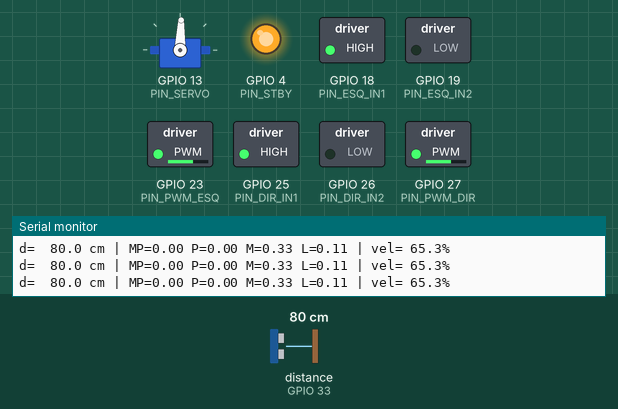
Bench run of a sketch on a simulated ESP32. Parts: servo, switched loads named in the sketch (green lamp = pin HIGH), output pins drawn as LEDs (lit = HIGH), the last lines printed to the serial monitor. Wiring (inferred from the names in the program): ultrasonic range finder: trigger GPIO 5; echo GPIO 33. The inputs (shaded band) are chosen by the test bench; at power-on: distance to the obstacle (sensor on GPIO 33) 80 cm. The echo pulse lasts 58.3 µs per cm; servo pulses on a pin are drawn as a servo (544–2400 µs = 0–180°); pins used as bus, display or sensor lines are not drawn.

Above: at 3.2 s.
3.3 s: distance to the obstacle (sensor on GPIO 33) set to 2 cm
At 6.1 s:
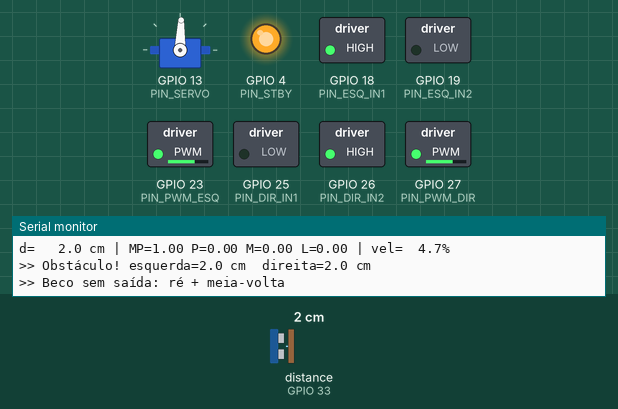
6.3 s: distance to the obstacle (sensor on GPIO 33) set to 35 cm
At 7.6 s:
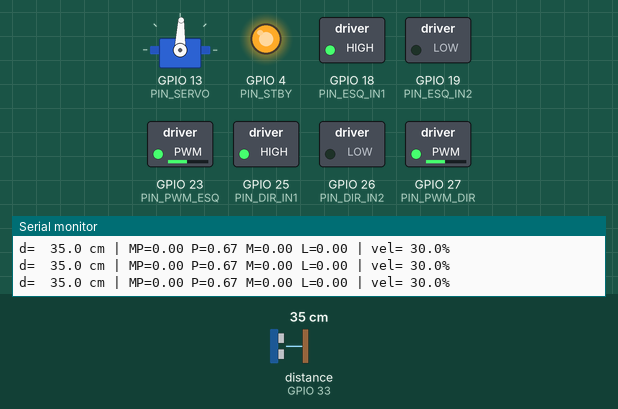
7.9 s: distance to the obstacle (sensor on GPIO 33) set to 22 cm
At 8.5 s:
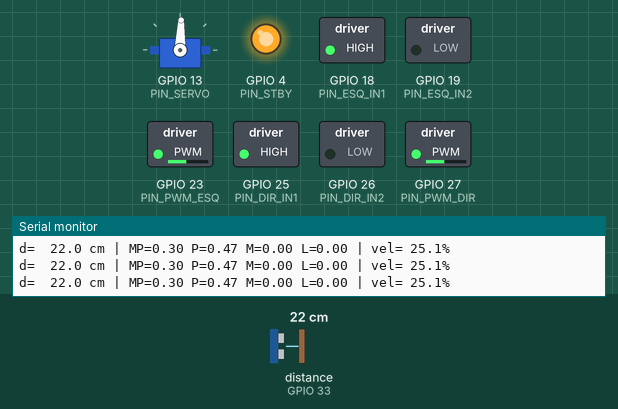
9.4 s: distance to the obstacle (sensor on GPIO 33) set to 18 cm
At 9.85 s:
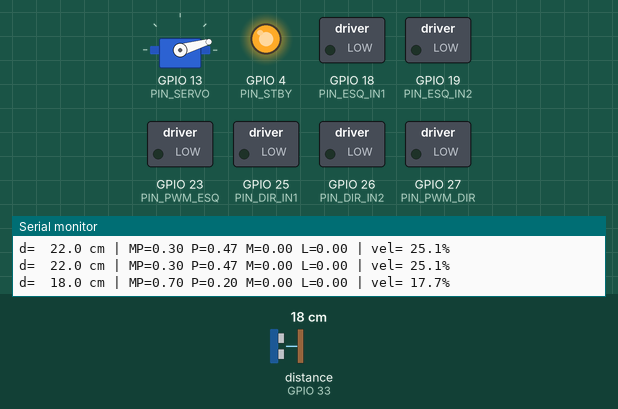
12.4 s: distance to the obstacle (sensor on GPIO 33) set to 4 cm
Timing chart, 0 to 16.4 s (numbered marks = the images above; inputs shaded):
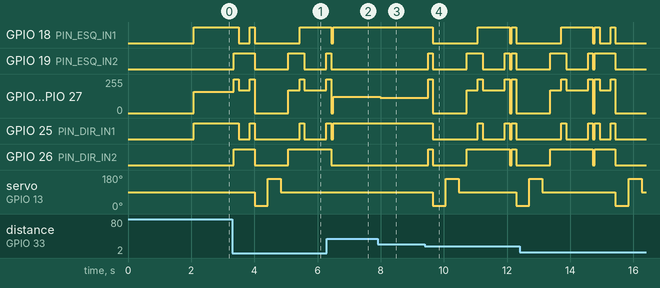

The sketch:

robo_sem_braco.ino
```cpp
/*
  ROBÔ DESVIADOR DE OBSTÁCULOS COM LÓGICA FUZZY
  Placa: ESP32 DevKit (Arduino-ESP32 core 3.x)
  Hardware: HC-SR04 sobre servo SG90, driver TB6612FNG, 2 motores TT
  Nenhuma biblioteca extra: o servo é controlado direto pelo PWM (LEDC) do ESP32

  Funcionamento (máquina de estados):
    AVANÇAR  -> lê a distância à frente; o controlador FUZZY define a velocidade
                (longe = rápido, perto = devagar, muito perto = parar).
    ESCANEAR -> quando a velocidade fuzzy cai abaixo do limiar, o robô freia
                e o servo olha para a direita e para a esquerda.
    DESVIAR  -> gira para o lado com mais espaço livre; se os dois lados
                estiverem bloqueados, dá ré e gira ~180°.

  Controlador fuzzy (tipo Mamdani):
    Entrada : distância frontal (cm)  -> MUITO_PERTO, PERTO, MEDIO, LONGE
    Saída   : velocidade (0-100 %)    -> PARAR, LENTA, MEDIA, RAPIDA
    Regras  : SE distância é MUITO_PERTO ENTÃO velocidade é PARAR
              SE distância é PERTO       ENTÃO velocidade é LENTA
              SE distância é MEDIO       ENTÃO velocidade é MEDIA
              SE distância é LONGE       ENTÃO velocidade é RAPIDA
    Inferência: min (implicação) / max (agregação)
    Defuzzificação: centroide
*/
// =================== PINOS (montagem conferida) ===================
// Direita/esquerda = do ponto de vista do ROBÔ (olhando para onde o sensor aponta)
// Sensor HC-SR04
const int PIN_TRIG  = 5;
const int PIN_ECHO  = 33;   // via divisor 1k / 2k
// Servo SG90
const int PIN_SERVO = 13;
// Driver TB6612FNG
const int PIN_STBY = 4;
// Canal A do driver = roda DIREITA
const int PIN_PWM_DIR = 27;  // PWMA
const int PIN_DIR_IN1 = 25;  // AIN1
const int PIN_DIR_IN2 = 26;  // AIN2
// Canal B do driver = roda ESQUERDA
const int PIN_PWM_ESQ = 23;  // PWMB
const int PIN_ESQ_IN1 = 18;  // BIN1
const int PIN_ESQ_IN2 = 19;  // BIN2

// =================== AJUSTES (calibrar no robô) ===================
const bool INVERTE_ESQ = false;   // true se a roda esquerda andar ao contrário
const bool INVERTE_DIR = false;

const int PWM_FREQ = 20000;
const int PWM_RES  = 8;
const int PWM_MIN  = 110;   // menor PWM que ainda faz o robô andar no chão
const int PWM_MAX  = 200;
const int PWM_GIRO = 170;

const int SERVO_CENTRO   = 90;
const int SERVO_DIREITA  = 20;
const int SERVO_ESQUERDA = 160;

const float VEL_LIMIAR     = 20.0;  // % : abaixo disso considera obstáculo
const float DIST_LIVRE     = 30.0;  // cm: lado com menos que isso está bloqueado
const float DIST_RE        = 12.0;  // cm: tão perto que precisa dar ré antes
const int   TEMPO_GIRO_90  = 350;   // ms para girar ~90° (calibrar!)
const int   TEMPO_RE       = 350;   // ms de ré

const bool DEBUG = true;

// =================== LÓGICA FUZZY ===================
struct Conjunto {
  const char* nome;
  float a, b, c, d;   // trapézio; triângulo quando b == c
};

// Entrada: distância (cm)
Conjunto entradaDist[] = {
  {"MUITO_PERTO",  0,   0,  15,  25},
  {"PERTO",       15,  30,  30,  45},
  {"MEDIO",       35,  60,  60,  90},
  {"LONGE",       75, 120, 500, 500},
};

// Saída: velocidade (%)
Conjunto saidaVel[] = {
  {"PARAR",   0,  0,   0,  15},
  {"LENTA",  10, 30,  30,  50},
  {"MEDIA",  40, 60,  60,  80},
  {"RAPIDA", 70, 90, 100, 100},
};

// Base de regras: entrada i -> saída regras[i]
const int regras[] = {0, 1, 2, 3};
const int N_REGRAS = 4;

// Grau de pertinência num trapézio (funciona também para ombros e triângulos)
float pertinencia(float x, const Conjunto& s) {
  if (x < s.a || x > s.d) return 0.0;
  if (x >= s.b && x <= s.c) return 1.0;
  if (x < s.b) return (x - s.a) / (s.b - s.a);
  return (s.d - x) / (s.d - s.c);
}

float graus[N_REGRAS];   // guardado para o debug

float fuzzyVelocidade(float dist) {
  // 1) Fuzzificação + ativação das regras
  for (int i = 0; i < N_REGRAS; i++) graus[i] = pertinencia(dist, entradaDist[i]);

  // 2) Implicação (min), agregação (max) e 3) defuzzificação por centroide
  float num = 0, den = 0;
  for (float x = 0; x <= 100; x += 1.0) {
    float mu = 0;
    for (int r = 0; r < N_REGRAS; r++) {
      float m = min(graus[r], pertinencia(x, saidaVel[regras[r]]));
      mu = max(mu, m);
    }
    num += x * mu;
    den += mu;
  }
  return (den == 0) ? 0 : num / den;
}

// =================== SENSOR ===================
// Servo SG90 via PWM do ESP32: 50 Hz, pulso de 500 us (0°) a 2400 us (180°)
const int SERVO_FREQ = 50;
const int SERVO_RES  = 14;   // 0 a 16383

void servoAngulo(int angulo) {
  angulo = constrain(angulo, 0, 180);
  long pulsoUs = map(angulo, 0, 180, 500, 2400);
  ledcWrite(PIN_SERVO, pulsoUs * 16383L / 20000L);
}

float lerDistanciaCm() {
  digitalWrite(PIN_TRIG, LOW);  delayMicroseconds(2);
  digitalWrite(PIN_TRIG, HIGH); delayMicroseconds(10);
  digitalWrite(PIN_TRIG, LOW);
  unsigned long dur = pulseIn(PIN_ECHO, HIGH, 30000);
  if (dur == 0) return 400;          // sem eco = nada à frente
  return dur * 0.0343 / 2.0;
}

// Mediana de 3 leituras: elimina leituras falsas isoladas
float distanciaFiltrada() {
  float v[3];
  for (int i = 0; i < 3; i++) { v[i] = lerDistanciaCm(); delay(20); }
  if (v[0] > v[1]) { float t = v[0]; v[0] = v[1]; v[1] = t; }
  if (v[1] > v[2]) { float t = v[1]; v[1] = v[2]; v[2] = t; }
  if (v[0] > v[1]) { float t = v[0]; v[0] = v[1]; v[1] = t; }
  return v[1];
}

float medirNoAngulo(int angulo) {
  servoAngulo(angulo);
  delay(350);                        // tempo para o servo chegar
  return distanciaFiltrada();
}

// =================== MOTORES (TB6612FNG) ===================
void motor(int pwmPin, int in1, int in2, int vel, bool inverte) {
  if (inverte) vel = -vel;
  vel = constrain(vel, -255, 255);
  digitalWrite(in1, vel > 0 ? HIGH : LOW);
  digitalWrite(in2, vel < 0 ? HIGH : LOW);
  ledcWrite(pwmPin, abs(vel));
}

void mover(int esq, int dir) {
  motor(PIN_PWM_ESQ, PIN_ESQ_IN1, PIN_ESQ_IN2, esq, INVERTE_ESQ);
  motor(PIN_PWM_DIR, PIN_DIR_IN1, PIN_DIR_IN2, dir, INVERTE_DIR);
}

void frear() {   // freio curto do TB6612: IN1 = IN2 = HIGH
  digitalWrite(PIN_ESQ_IN1, HIGH); digitalWrite(PIN_ESQ_IN2, HIGH);
  digitalWrite(PIN_DIR_IN1, HIGH); digitalWrite(PIN_DIR_IN2, HIGH);
  ledcWrite(PIN_PWM_ESQ, 255);     ledcWrite(PIN_PWM_DIR, 255);
  delay(150);
  mover(0, 0);
}

void girarEsquerda(int ms) { mover(-PWM_GIRO,  PWM_GIRO); delay(ms); frear(); }
void girarDireita(int ms)  { mover( PWM_GIRO, -PWM_GIRO); delay(ms); frear(); }
void re(int ms)            { mover(-PWM_GIRO, -PWM_GIRO); delay(ms); frear(); }

// =================== PROGRAMA ===================
void setup() {
  Serial.begin(115200);
  pinMode(PIN_TRIG, OUTPUT);
  pinMode(PIN_ECHO, INPUT);
  pinMode(PIN_STBY, OUTPUT);
  pinMode(PIN_DIR_IN1, OUTPUT); pinMode(PIN_DIR_IN2, OUTPUT);
  pinMode(PIN_ESQ_IN1, OUTPUT); pinMode(PIN_ESQ_IN2, OUTPUT);
  ledcAttachChannel(PIN_PWM_DIR, PWM_FREQ, PWM_RES, 0);
  ledcAttachChannel(PIN_PWM_ESQ, PWM_FREQ, PWM_RES, 1);
  digitalWrite(PIN_STBY, HIGH);

  // canais explícitos: motores no timer 0, servo no timer 2 (frequências diferentes)
  ledcAttachChannel(PIN_SERVO, SERVO_FREQ, SERVO_RES, 4);
  servoAngulo(SERVO_CENTRO);

  mover(0, 0);
  delay(2000);   // tempo para colocar o robô no chão
}

void loop() {
  // ---------- AVANÇAR ----------
  float d   = distanciaFiltrada();
  float vel = fuzzyVelocidade(d);

  if (DEBUG) {
    Serial.printf("d=%6.1f cm | MP=%.2f P=%.2f M=%.2f L=%.2f | vel=%5.1f%%\n",
                  d, graus[0], graus[1], graus[2], graus[3], vel);
  }

  if (vel >= VEL_LIMIAR) {
    int pwm = PWM_MIN + (vel - VEL_LIMIAR) * (PWM_MAX - PWM_MIN) / (100.0 - VEL_LIMIAR);
    mover(pwm, pwm);
    return;
  }

  // ---------- ESCANEAR ----------
  frear();
  if (d < DIST_RE) re(TEMPO_RE);

  float dDir = medirNoAngulo(SERVO_DIREITA);
  float dEsq = medirNoAngulo(SERVO_ESQUERDA);
  servoAngulo(SERVO_CENTRO);
  delay(250);

  if (DEBUG) Serial.printf(">> Obstáculo! esquerda=%.1f cm  direita=%.1f cm\n", dEsq, dDir);

  // ---------- DESVIAR ----------
  if (dEsq < DIST_LIVRE && dDir < DIST_LIVRE) {
    if (DEBUG) Serial.println(">> Beco sem saída: ré + meia-volta");
    re(TEMPO_RE);
    girarDireita(2 * TEMPO_GIRO_90);
  } else if (dEsq > dDir) {
    if (DEBUG) Serial.println(">> Virando à esquerda");
    girarEsquerda(TEMPO_GIRO_90);
  } else {
    if (DEBUG) Serial.println(">> Virando à direita");
    girarDireita(TEMPO_GIRO_90);
  }
}
```

Measured:
- the behaviour switches between 20 and 19 cm on distance to the obstacle (sensor on GPIO 33) (found by bisection; images 3 and 4)
- after the input at 3.3 s, GPIO 18 (PIN_ESQ_IN1): HIGH → LOW after 0.21 s, → HIGH 0.35 s later, → LOW 0.15 s later, → HIGH 1.4 s later; GPIO 19 (PIN_ESQ_IN2): goes HIGH 0.65 s, LOW 1.1 s, HIGH 0.50 s, LOW 0.70 s, then HIGH, starting after 0.06 s
- after the input at 6.3 s, GPIO 18 (PIN_ESQ_IN1), GPIO 25 (PIN_DIR_IN1): goes on until 6.5 s, then stays HIGH; GPIO 19 (PIN_ESQ_IN2), GPIO 26 (PIN_DIR_IN2): goes on until 6.4 s, then stays LOW; servo on GPIO 13 (PIN_SERVO): stays 88° (without the input it goes to 16° after 0.84 s)
- after the input at 7.9 s, GPIO 23 (PIN_PWM_ESQ), GPIO 27 (PIN_PWM_DIR): 121/255 → 115/255 after 0.09 s
- after the input at 9.4 s, GPIO 18 (PIN_ESQ_IN1): goes LOW 1.4 s, HIGH 1.0 s, LOW 0.06 s, HIGH 0.15 s, then LOW, starting after 0.25 s; GPIO 19 (PIN_ESQ_IN2): LOW → HIGH after 0.10 s, → LOW 0.15 s later, → HIGH 1.1 s later, → LOW 0.50 s later, … (8 changes in this stretch)
